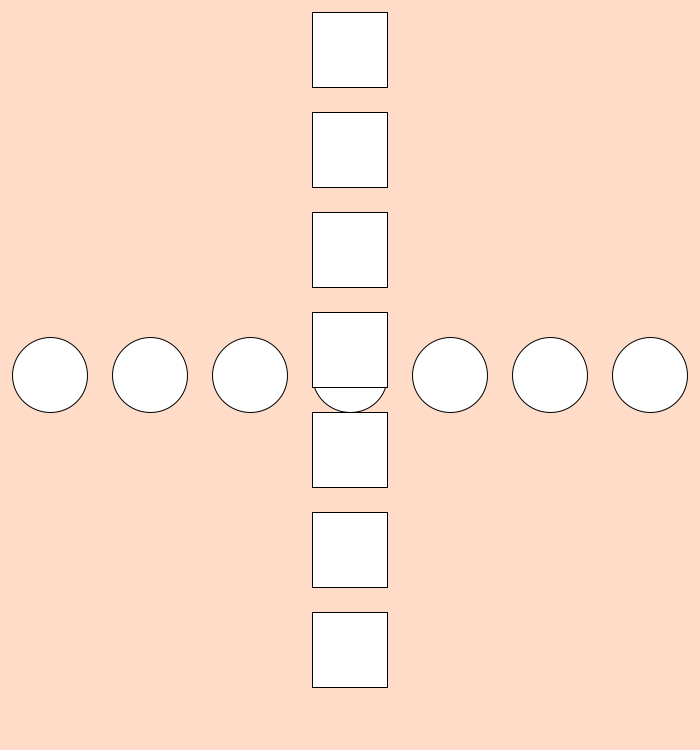
Frame 1 (no input)
Frame 60 (the mouse pressed at the canvas centre just before this capture): identical to frame 1, image omitted
Frame 120 (the mouse held since frame 60 and released just before this capture): identical to frame 1, image omitted

The Processing sketch that drew this single still picture (run headless with seeded random() and noise(); from frame 60 on, the mouse is pressed at the canvas centre):

// Processing sketch: ClassDemoWhileLoop1
// ── ClassDemoWhileLoop1.pde
void setup (){
size(700,750);
rectMode(CENTER);
}

void draw(){
background(255,220,200);

int x = 50;

while(x<width){
ellipse(x,height/2,75,75);
x+=100;
  }
  
int y = 50;

while(y<height){
rect(width/2,y,75,75);
y+=100;
  }
}
